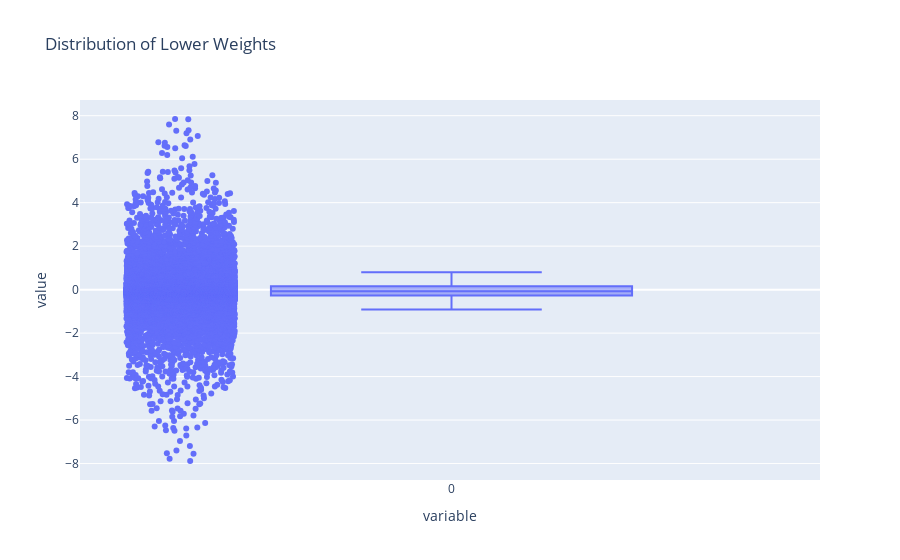
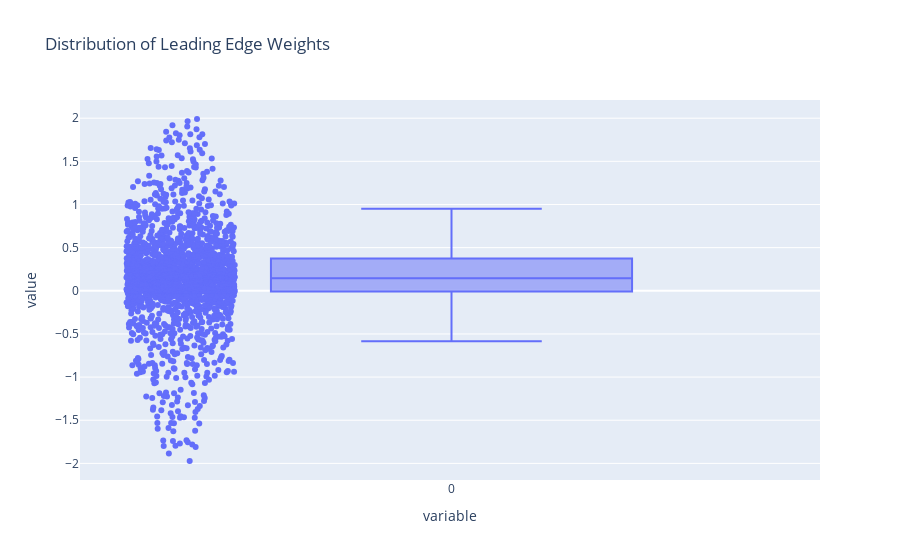
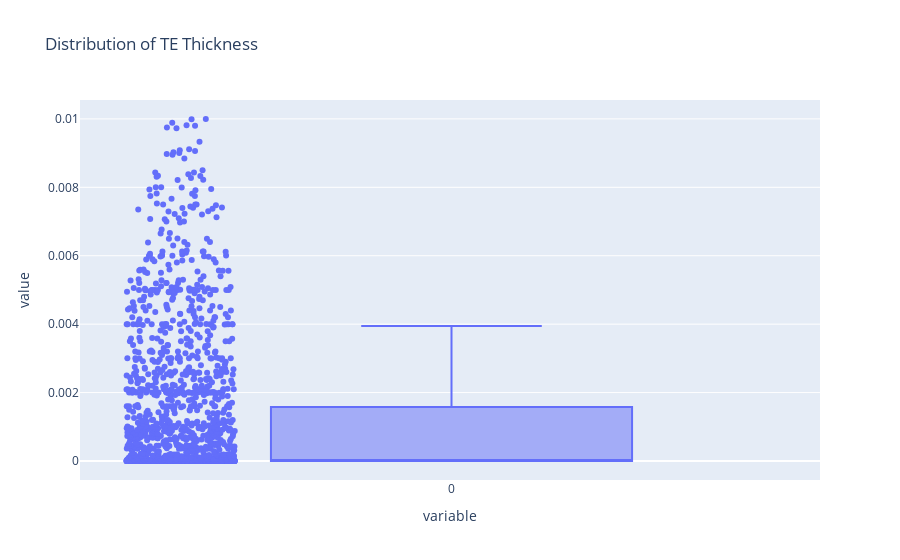

The notebook cell these images were saved under, in order:
### Markdown cell above
### Second Quality Check

### Code cell
airfoil_dataset["lower_weights"] = airfoil_dataset["kulfan_parameters"].apply(lambda params: params["lower_weights"])
airfoil_dataset["upper_weights"] = airfoil_dataset["kulfan_parameters"].apply(lambda params: params["upper_weights"])
airfoil_dataset["TE_thickness"] = airfoil_dataset["kulfan_parameters"].apply(lambda params: params["TE_thickness"])
airfoil_dataset["leading_edge_weight"] = airfoil_dataset["kulfan_parameters"].apply(lambda params: params["leading_edge_weight"])

lw = airfoil_dataset["lower_weights"].to_numpy()
lw = np.vstack(lw)
lw = lw.flatten()

le = airfoil_dataset["leading_edge_weight"].to_numpy()
le = np.vstack(le)
le = le.flatten()

te = airfoil_dataset["TE_thickness"].to_numpy()
te = np.vstack(te)
te = te.flatten()

# Print a boxplot to visualize the distribution of lower_weights
fig = px.box(
    pd.DataFrame(lw),
    points="all",
    title="Distribution of Lower Weights",
)
fig.show()

fig = px.box(
    pd.DataFrame(le),
    points="all",
    title="Distribution of Leading Edge Weights",
)
fig.show()

fig = px.box(
    pd.DataFrame(te),
    points="all",
    title="Distribution of TE Thickness",
)
fig.show()

### Figure 1 — Plotly figure (JSON) as saved in the notebook; plotly's stock layout.template omitted (floating-point values rounded to 4 significant figures; data arrays with more than 128 entries replaced by an {"elided": "..."} marker saying what was removed)
{"data": [{"alignmentgroup": "True", "boxpoints": "all", "hovertemplate": "variable=%{x}<br>value=%{y}<extra></extra>", "legendgroup": "", "marker": {"color": "#636efa"}, "name": "", "notched": false, "offsetgroup": "", "orientation": "v", "showlegend": false, "type": "box", "x": {"elided": "24288 str values"}, "x0": " ", "xaxis": "x", "y": {"elided": "24288 float values"}, "y0": " ", "yaxis": "y"}], "layout": {"boxmode": "group", "legend": {"tracegroupgap": 0}, "title": {"text": "Distribution of Lower Weights"}, "xaxis": {"anchor": "y", "domain": [0, 1], "title": {"text": "variable"}}, "yaxis": {"anchor": "x", "domain": [0, 1], "title": {"text": "value"}}}}

### Figure 2 — Plotly figure (JSON) as saved in the notebook; plotly's stock layout.template omitted (floating-point values rounded to 4 significant figures; data arrays with more than 128 entries replaced by an {"elided": "..."} marker saying what was removed)
{"data": [{"alignmentgroup": "True", "boxpoints": "all", "hovertemplate": "variable=%{x}<br>value=%{y}<extra></extra>", "legendgroup": "", "marker": {"color": "#636efa"}, "name": "", "notched": false, "offsetgroup": "", "orientation": "v", "showlegend": false, "type": "box", "x": {"elided": "2024 str values"}, "x0": " ", "xaxis": "x", "y": {"elided": "2024 float values"}, "y0": " ", "yaxis": "y"}], "layout": {"boxmode": "group", "legend": {"tracegroupgap": 0}, "title": {"text": "Distribution of Leading Edge Weights"}, "xaxis": {"anchor": "y", "domain": [0, 1], "title": {"text": "variable"}}, "yaxis": {"anchor": "x", "domain": [0, 1], "title": {"text": "value"}}}}

### Figure 3 — Plotly figure (JSON) as saved in the notebook; plotly's stock layout.template omitted (floating-point values rounded to 4 significant figures; data arrays with more than 128 entries replaced by an {"elided": "..."} marker saying what was removed)
{"data": [{"alignmentgroup": "True", "boxpoints": "all", "hovertemplate": "variable=%{x}<br>value=%{y}<extra></extra>", "legendgroup": "", "marker": {"color": "#636efa"}, "name": "", "notched": false, "offsetgroup": "", "orientation": "v", "showlegend": false, "type": "box", "x": {"elided": "2024 str values"}, "x0": " ", "xaxis": "x", "y": {"elided": "2024 float values"}, "y0": " ", "yaxis": "y"}], "layout": {"boxmode": "group", "legend": {"tracegroupgap": 0}, "title": {"text": "Distribution of TE Thickness"}, "xaxis": {"anchor": "y", "domain": [0, 1], "title": {"text": "variable"}}, "yaxis": {"anchor": "x", "domain": [0, 1], "title": {"text": "value"}}}}
